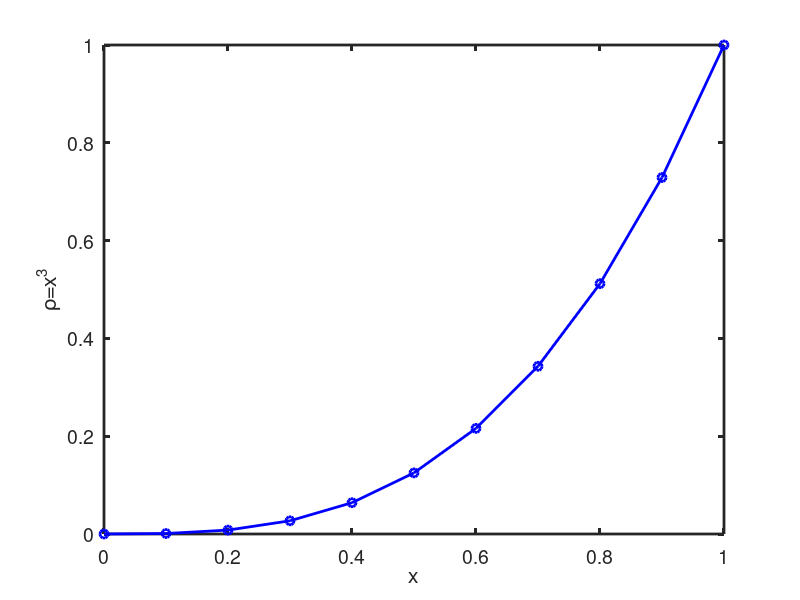
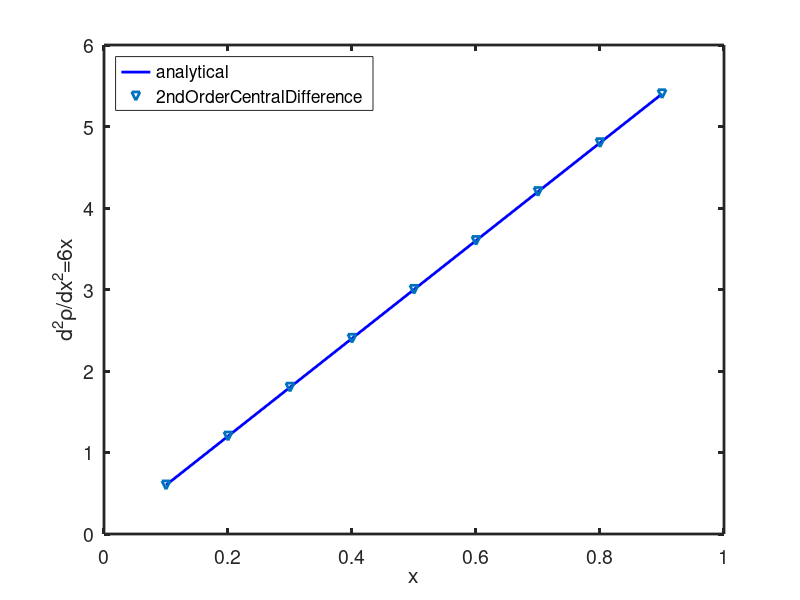

Recreate these plots in MATLAB, in order.
%% Estimating numerical first order derivatives for forward difference methods

clear all;
close all;

x = [0:0.1:1]';
y = x.^3; %dy/dx = 3x^2; d2y/dx2 = 6x

n = length(x);

figure(1);
%plot(x, y, '-b', 'linewidth', 2);
plot(x, y, '-ob', 'linewidth', 2);
hold on;
xlabel('x');
ylabel('\rho=x^3');
set(gca, "linewidth", 2, "fontsize", 14)

% gradient
yp = 6*x; % Analytical expression

%yp_forwardDifference = zeros(size(y));
yp_central2ndOrderDerivative = zeros(size(y));

%yp_n1(1, 1) = (y(2, 1) - y(1, 1)) / (x(2, 1) - x(1, 1));
%yp_n1(n, 1) = (y(n, 1) - y(n-1, 1)) / (x(n, 1) - x(n-1, 1));

for i = 2 : length(y)-1
  %yp_forwardDifference(i, 1) = (y(i+1, 1) - y(i, 1)) / (x(i+1, 1) - x(i, 1));
  yp_central2ndOrderDerivative(i, 1) = (y(i+1, 1) - (2*y(i, 1)) + y(i-1, 1)) / (x(i+1, 1) - x(i, 1)).^2;
end

figure(2);
hold on;
plot(x(2:n-1), yp(2:n-1), '-b', 'linewidth', 2);
%plot(x(2:n-1), yp_forwardDifference(2:n-1), '--om', 'linewidth', 2);
plot(x(2:n-1), yp_central2ndOrderDerivative(2:n-1), 'ov', 'linewidth', 2);
%legend('analytical', 'forwardDifference', 'centraldifference', 'location', 'northwest');
legend('analytical', '2ndOrderCentralDifference', 'location', 'northwest');
hold on;
xlabel('x');
ylabel('d^2\rho/dx^2=6x');
box on;
set(gca, "linewidth", 2, "fontsize", 14)
hold off;
